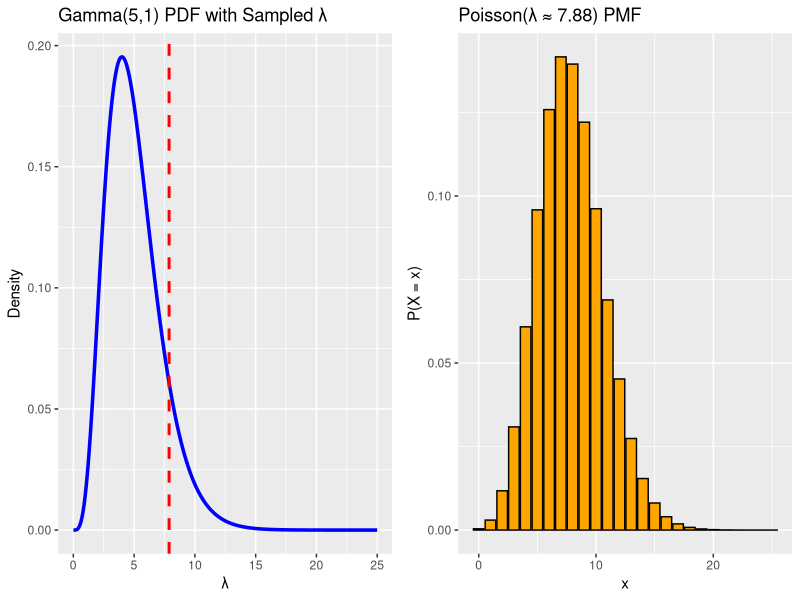

Generate this figure with R: (Note: this script raises an error after producing the figure.)
# Required Libraries
library(ggplot2)
library(pheatmap)
library(mclust)
library(flexmix)
library(gridExtra)

set.seed(42)

# === Gamma-Poisson Illustration ===
alpha <- 5
beta <- 1
lambda_sample <- rgamma(1, shape = alpha, rate = beta)

# Plot Gamma(5,1) PDF with Sampled Lambda
x_vals <- seq(0.01, 25, length.out = 500)
gamma_df <- data.frame(
  x = x_vals,
  density = dgamma(x_vals, shape = alpha, rate = beta)
)

p1 <- ggplot(gamma_df, aes(x, density)) +
  geom_line(color = "blue", size = 1.2) +
  geom_vline(xintercept = lambda_sample, linetype = "dashed", color = "red", linewidth = 1) +
  labs(title = "Gamma(5,1) PDF with Sampled λ",
       x = "λ", y = "Density")

# Poisson(λ) PMF
k_vals <- 0:25
pois_df <- data.frame(
  x = k_vals,
  prob = dpois(k_vals, lambda = lambda_sample)
)

p2 <- ggplot(pois_df, aes(x, prob)) +
  geom_bar(stat = "identity", fill = "orange", color = "black") +
  labs(title = paste0("Poisson(λ ≈ ", round(lambda_sample, 2), ") PMF"),
       x = "x", y = "P(X = x)")

grid.arrange(p1, p2, ncol = 2)

# === Data Generator ===
generate_dataset <- function(noise_features = 0, true_features = 5, N = 1000, K = 5, alpha = 5, beta = 1) {
  D <- true_features + noise_features
  z <- sample(1:K, N, replace = TRUE)
  lambda_mat <- matrix(rgamma(K * D, shape = alpha, rate = beta), nrow = K)
  
  if (noise_features > 0) {
    noise_idx <- (true_features + 1):(true_features + noise_features)
    shared_lambda <- rgamma(noise_features, shape = alpha, rate = beta)
    lambda_mat[, noise_idx] <- matrix(rep(shared_lambda, each = K), nrow = K)
  }
  
  X <- matrix(0, nrow = N, ncol = D)
  for (n in 1:N) {
    X[n, ] <- rpois(D, lambda = lambda_mat[z[n], ])
  }
  
  df <- as.data.frame(X)
  colnames(df) <- c(paste0("Informative_", 1:true_features), paste0("Noise_", 1:noise_features))
  df$TrueCluster <- z
  return(df)
}

# === Heatmap with 0 Noise Features ===
df_clean <- generate_dataset(noise_features = 0)
X_clean <- df_clean[, 1:5]  # only informative
sorted_idx <- order(df_clean$TrueCluster)

# Heatmap (rows sorted by true cluster)
pheatmap(X_clean[sorted_idx, ],
         cluster_rows = FALSE, cluster_cols = FALSE,
         main = "Heatmap: Only Informative Features (Sorted by True Cluster)")

# === Run Clustering and Compute ARI ===
z_true <- df_clean$TrueCluster

# EM via mclust
model <- Mclust(X_clean, G = 5)
z_pred <- model$classification

# ARI: Adjusted Rand Index (measures similarity of predicted clustering to true labels)
# Ranges from -1 (completely wrong) to 1 (perfect match). 0 = random clustering.
ari_val <- adjustedRandIndex(z_true, z_pred)

cat("Adjusted Rand Index (ARI) on 0-noise dataset:", round(ari_val, 3), "\n")
